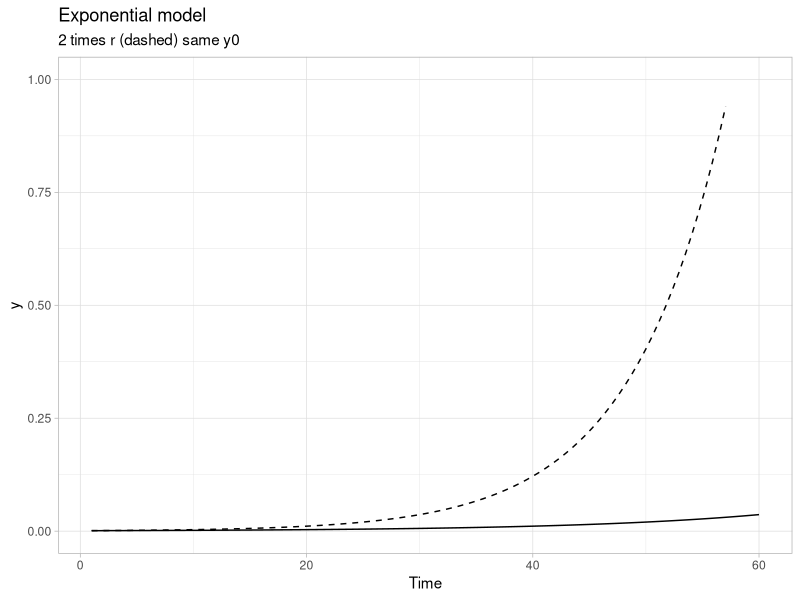
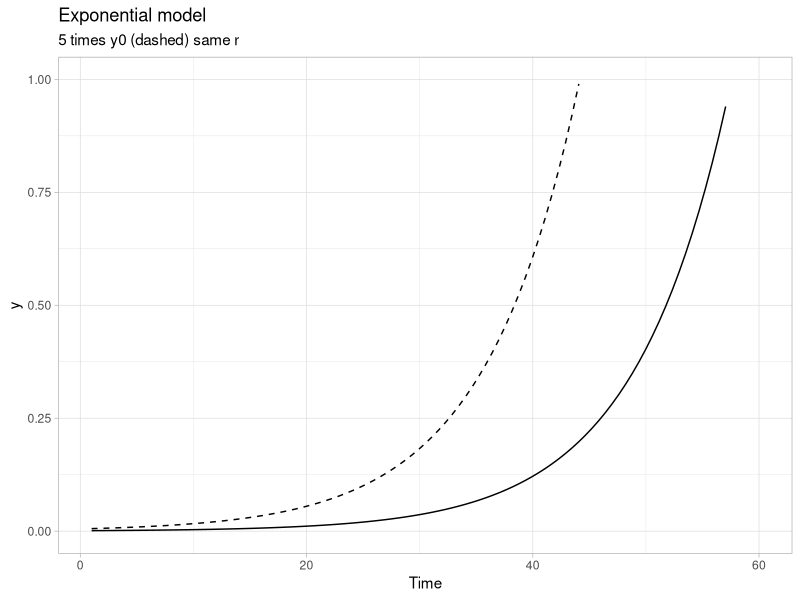
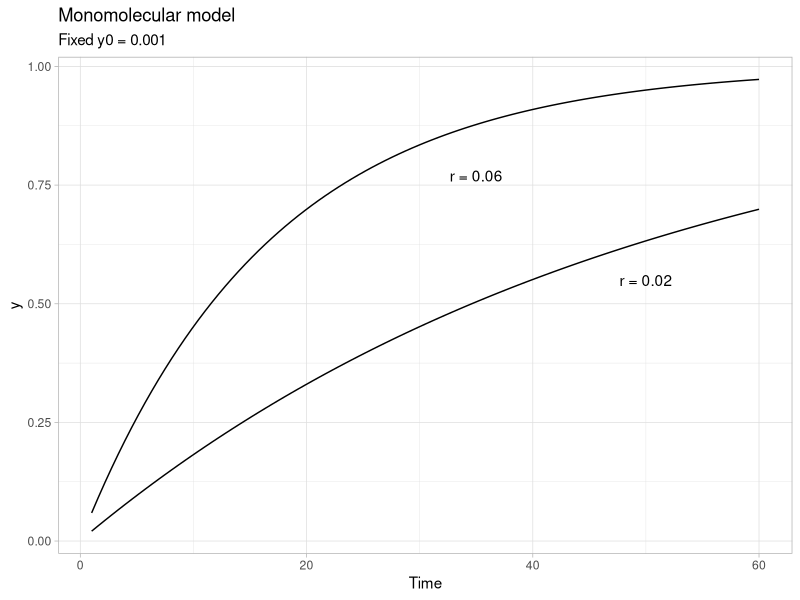
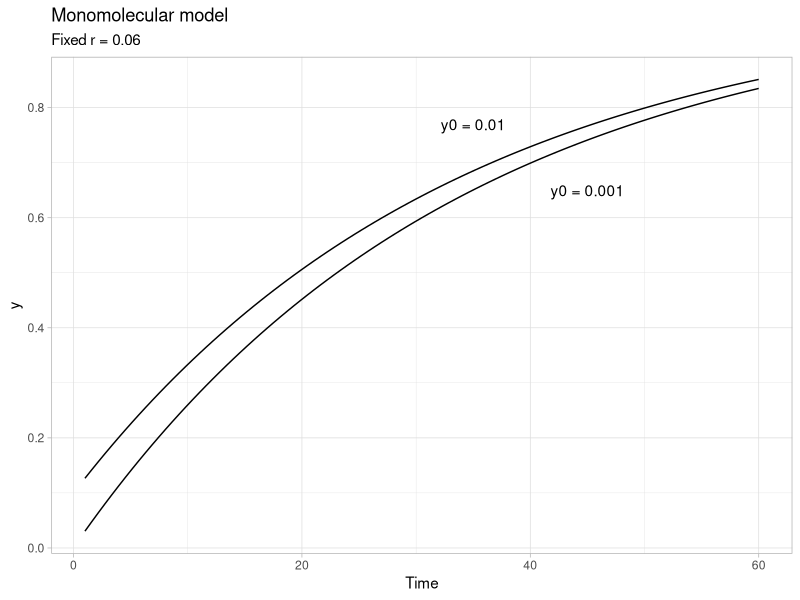
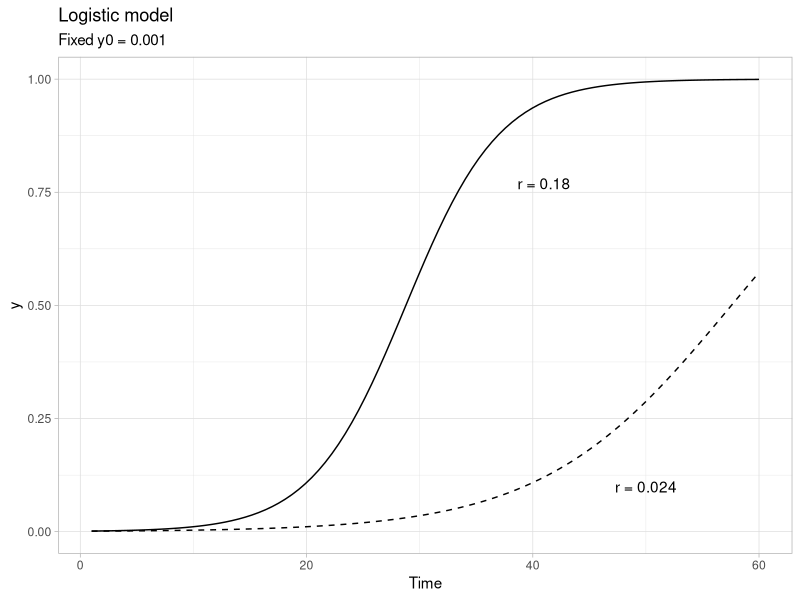
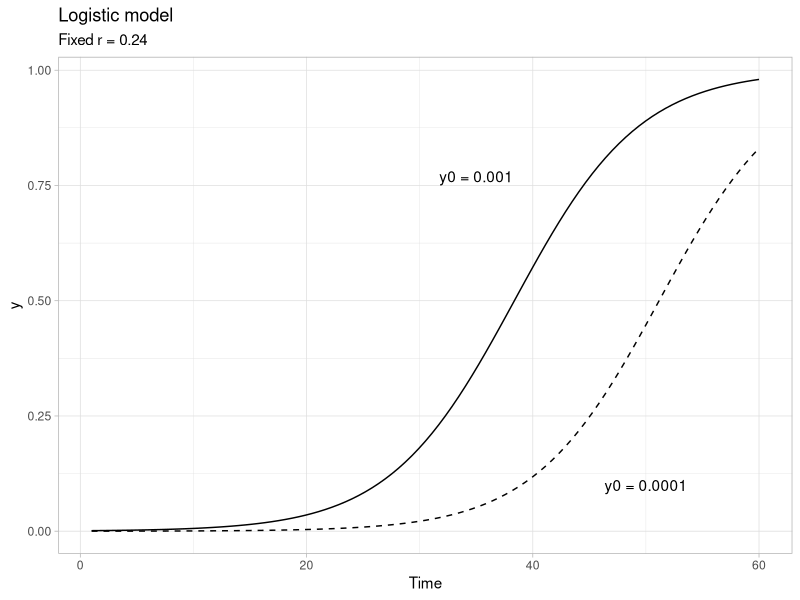
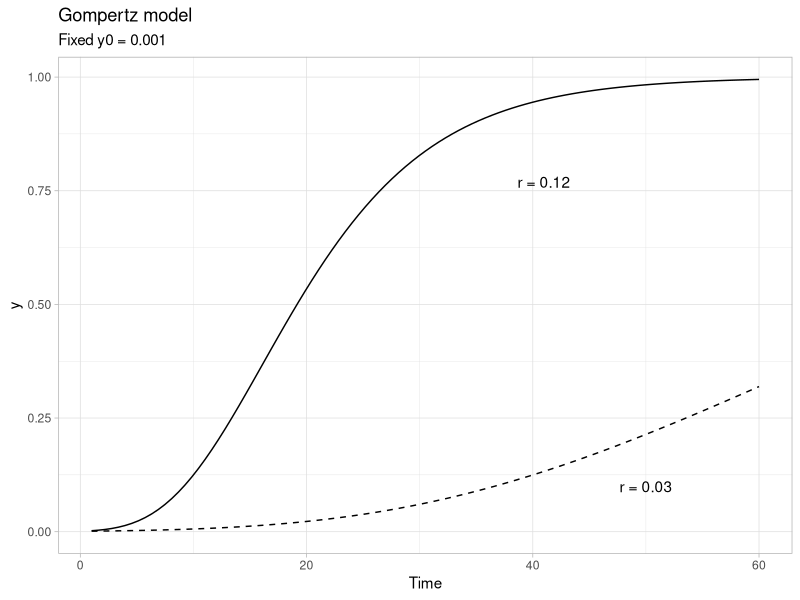
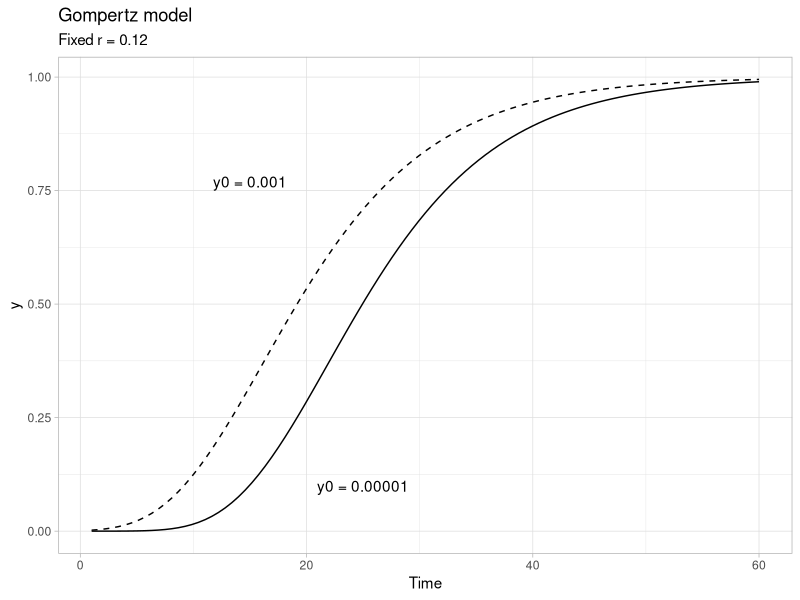

These charts were generated, in order, by the following R code:
## ---- chunk 1
library(tidyverse)
library(ggthemes)
library(patchwork)
theme_set(theme_light())
knitr::opts_chunk$set(echo = TRUE, warning = FALSE, message = FALSE)
## ---- chunk 2
y0 <- 0.001
r <- 0.06
tmax <- 60 # maximum duration t of the epidemics
dat <- data.frame(t = seq(1:tmax), y = seq(0:1)) # define the axes
## ---- chunk 3

dat %>%
  ggplot(aes(t, y)) +
  stat_function(fun = function(t) y0 * exp(r * t), linetype = 1) +
  stat_function(fun = function(t) y0 * exp(r * 2 * t), linetype = 2) +
  ylim(0, 1) +
  labs(
    title = "Exponential model",
    subtitle = "2 times r (dashed) same y0",
    x = "Time"
  )
## ---- chunk 4
dat %>%
  ggplot(aes(t, y)) +
  stat_function(fun = function(t) y0 * exp(r * 2 * t), linetype = 1) +
  stat_function(fun = function(t) y0 * 5 * exp(r * 2 * t), linetype = 2) +
  ylim(0, 1) +
  labs(
    title = "Exponential model", x = "Time",
    subtitle = "5 times y0 (dashed) same r"
  )
## ---- chunk 5
dat %>%
  ggplot(aes(t, y)) +
  stat_function(fun = function(t) 1 - ((1 - y0) * exp(-r * t))) +
  stat_function(fun = function(t) 1 - ((1 - y0) * exp(-(r / 3) * t))) +
  labs(
    title = "Monomolecular model",
    subtitle = "Fixed y0 = 0.001", x = "Time"
  ) +
  annotate(geom = "text", x = 35, y = 0.77, label = "r = 0.06") +
  annotate(geom = "text", x = 50, y = 0.55, label = "r = 0.02")
## ---- chunk 6
dat %>%
  ggplot(aes(t, y)) +
  stat_function(fun = function(t) 1 - ((1 - y0) * exp(-r / 2 * t))) +
  stat_function(fun = function(t) 1 - ((1 - (y0 * 100)) * exp(-r / 2 * t))) +
  labs(
    title = "Monomolecular model",
    subtitle = "Fixed r = 0.06", x = "Time"
  ) +
  annotate(geom = "text", x = 35, y = 0.77, label = "y0 = 0.01") +
  annotate(geom = "text", x = 45, y = 0.65, label = "y0 = 0.001")
## ---- chunk 7
dat %>%
  ggplot(aes(t, y)) +
  stat_function(
    linetype = 2,
    fun = function(t) 1 / (1 + ((1 - y0) / y0) * exp(-r * 2 * t))
  ) +
  stat_function(fun = function(t) 1 / (1 + ((1 - y0) / y0) * exp(-r * 4 * t))) +
  labs(title = "Logistic model", subtitle = "Fixed y0 = 0.001", x = "Time") +
  annotate(geom = "text", x = 41, y = 0.77, label = "r = 0.18") +
  annotate(geom = "text", x = 50, y = 0.10, label = "r = 0.024")
## ---- chunk 8
dat %>%
  ggplot(aes(t, y)) +
  stat_function(
    linetype = 2,
    fun = function(t) 1 / (1 + ((1 - (y0 / 10)) / (y0 / 10)) * exp(-r * 3 * t))
  ) +
  stat_function(fun = function(t) 1 / (1 + ((1 - y0) / y0) * exp(-r * 3 * t))) +
  labs(title = "Logistic model", subtitle = "Fixed r = 0.24", x = "Time") +
  annotate(geom = "text", x = 35, y = 0.77, label = "y0 = 0.001") +
  annotate(geom = "text", x = 50, y = 0.10, label = "y0 = 0.0001")
## ---- chunk 9
dat %>%
  ggplot(aes(t, y)) +
  stat_function(
    linetype = 2,
    fun = function(t) exp(log(y0) * exp(-r / 2 * t))
  ) +
  stat_function(fun = function(t) exp(log(y0) * exp(-r * 2 * t))) +
  labs(title = "Gompertz model", subtitle = "Fixed y0 = 0.001", x = "Time") +
  annotate(geom = "text", x = 41, y = 0.77, label = "r = 0.12") +
  annotate(geom = "text", x = 50, y = 0.10, label = "r = 0.03")
## ---- chunk 10
dat %>%
  ggplot(aes(t, y)) +
  stat_function(
    linetype = 2,
    fun = function(t) exp(log(y0) * exp(-r * 2 * t))
  ) +
  stat_function(fun = function(t) exp(log(y0 / 1000) * exp(-r * 2 * t))) +
  labs(title = "Gompertz model", subtitle = "Fixed r = 0.12", x = "Time") +
  annotate(geom = "text", x = 15, y = 0.77, label = "y0 = 0.001") +
  annotate(geom = "text", x = 25, y = 0.10, label = "y0 = 0.00001")
